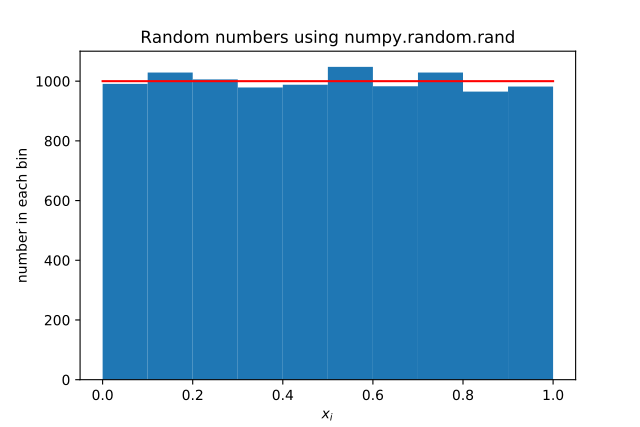

Source code (Python):
"""
Author: Pruthvi Suryadevara
Email:  pruthvi.suryadevara@tifr.res.in
Finding Random numbers using numpy.random.rand

"""

import numpy as np
import matplotlib.pyplot as plt
import time

n = 10000
strt_time = time.time()
y = np.random.rand(n)
end_time = time.time()
print(end_time-strt_time)
plt.hist(y)
plt.title("Random numbers using numpy.random.rand")
plt.xlabel("$x_i$")
plt.ylabel("number in each bin")
x = np.linspace(0, 1, 100)
y = n/10*np.ones(len(x))
plt.plot(x, y, 'r')
plt.show()
